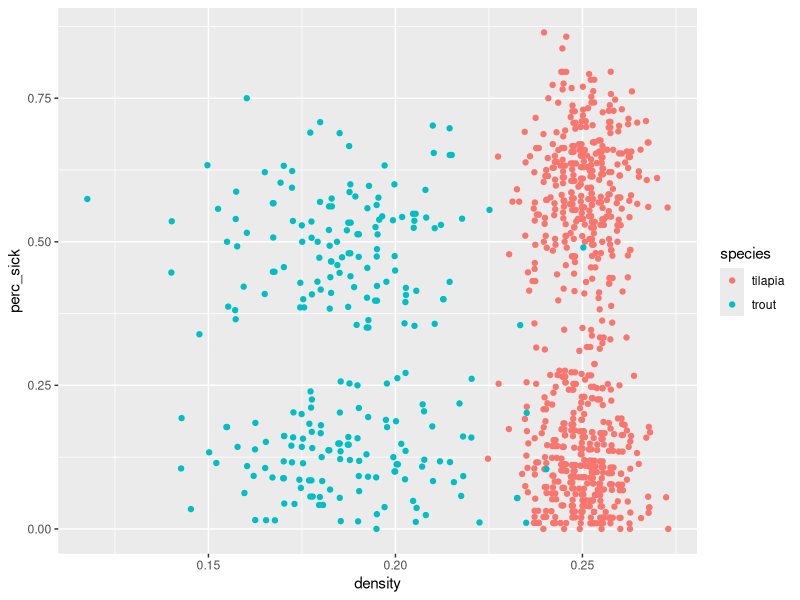
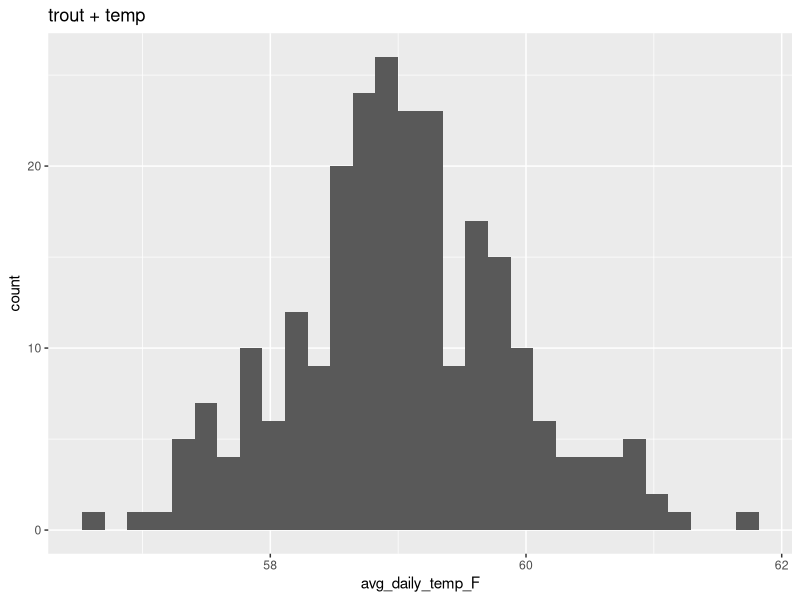
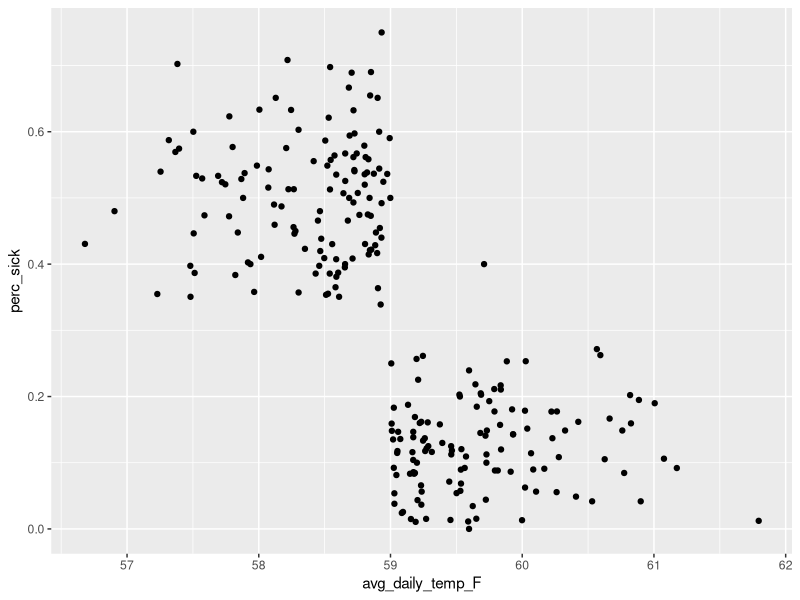
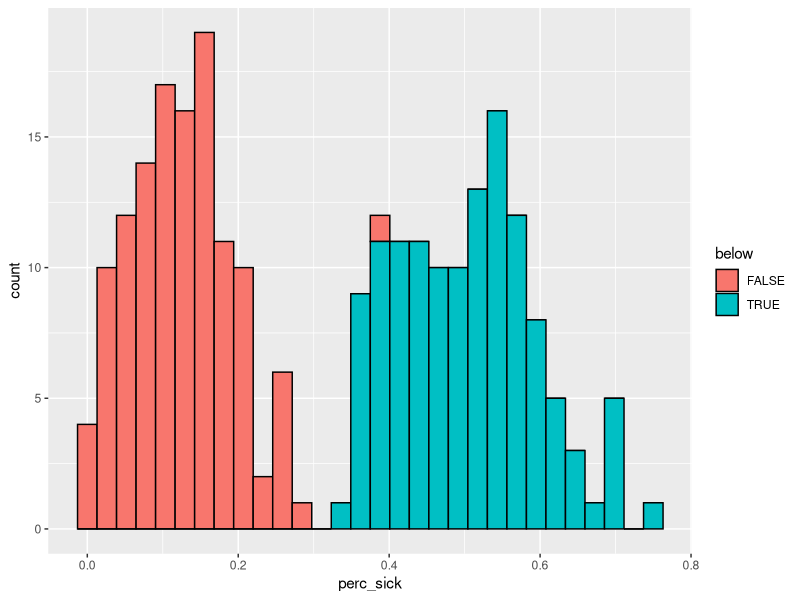
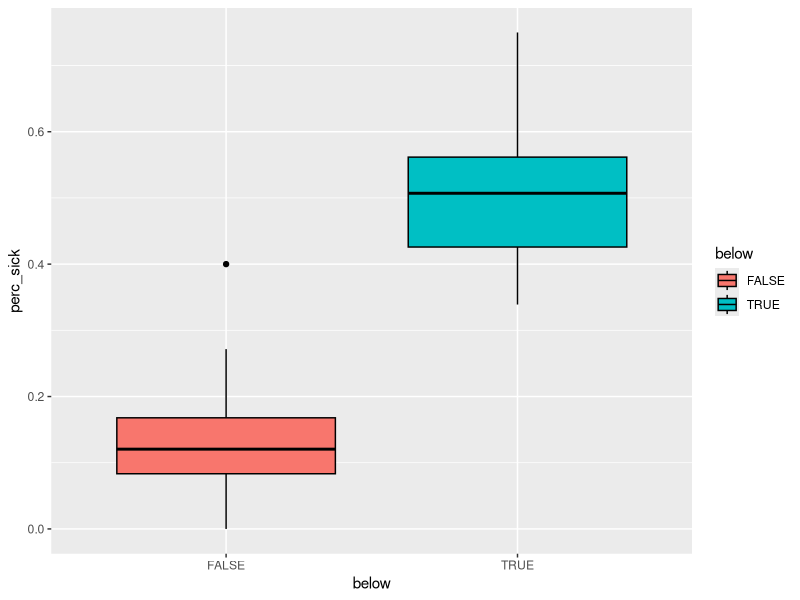
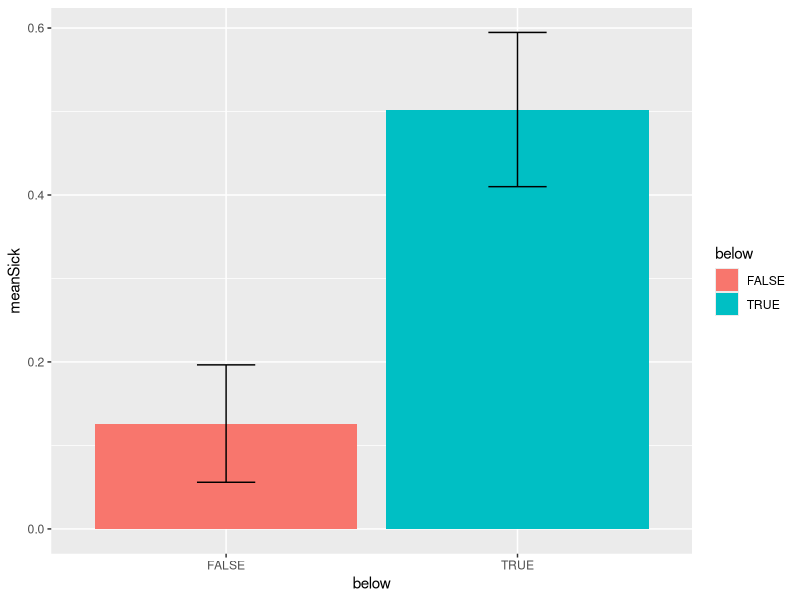

These figures' R source, in order:
## ---- chunk 1
# load the tidyverse
library(tidyverse)
# read in the data, sick-fish.csv
sick <- read_csv("sick-fish.csv")
# look at the data
glimpse(sick)
## ---- chunk 2
# 2 pts, 1 for each line of code
sick <- sick %>% mutate(density = num_fish / tank_volume)

sick <- sick %>% mutate(perc_sick = num_sick / num_fish)
## ---- chunk 3
# 2 pts, 1 for the correct plot and 1 for a comment 

ggplot(data = sick, mapping = aes(density, perc_sick, color = species)) +
  geom_point()

# percentage sick is standardized across all the tank volumes and fish populations, so it puts everything in the same units


## ---- chunk 4
# 1 pt

# comment it out
# trout and temperature
## ---- chunk 5
# 1 pt

troutOnly <- sick %>% filter(species == "trout")
## ---- chunk 6

# 2 pts, 1 for plot and 1 for a common value

ggplot(troutOnly, aes(x = avg_daily_temp_F)) +
  geom_histogram() +
  labs(title = "trout + temp")

# most common is around 59 but it could be different depending on their bin number. The correct answer is the value with the greatest frequency for their histogram. 

## ---- chunk 7
# 1pt 
troutOnly %>% summarize(mean(avg_daily_temp_F), sd(avg_daily_temp_F))

## ---- chunk 8
# we want to know if temperature is related with the percentage of sick fish. I will use a scatterplot. 
## ---- chunk 9
# 1 pt

ggplot(data = troutOnly, mapping = aes(x = avg_daily_temp_F, y= perc_sick)) +
  geom_point()
## ---- chunk 10

# okay so many ways to do this
# not for a grade


# with a histogram
ggplot(data = troutOnly, mapping = aes(x = perc_sick, fill = below)) +
  geom_histogram(color = "black")

# with a box plot
ggplot(data = troutOnly, mapping = aes(x = below, y = perc_sick, fill = below)) +
  geom_boxplot(color = "black")

# with a bar plot
summaryData <- troutOnly %>% group_by(below) %>% summarize(meanSick = mean(perc_sick), sdSick = sd(perc_sick))
summaryData
ggplot(summaryData, aes(x = below, y = meanSick, fill = below)) +
  geom_bar(stat = "identity") +
  geom_errorbar(aes(ymin = meanSick - sdSick, ymax = meanSick + sdSick, width = 0.2))


